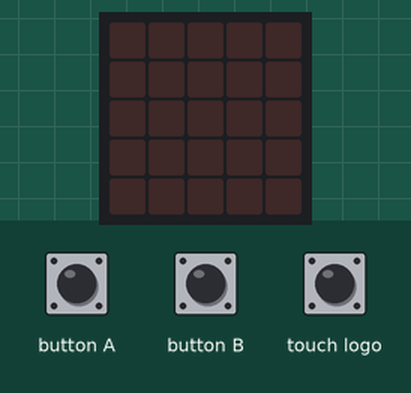
Simulated run of this program. Board: BBC micro:bit (MakeCode). Shown: the board's 5×5 LED display. The test bench sets the inputs (shaded band).

Above: at 1.2 s.
1.3 s: button A pressed for 0.15 s
At 1.9 s:
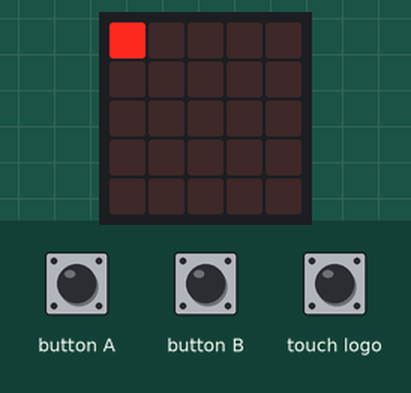
2.9 s: button B pressed for 0.15 s
At 4.2 s:
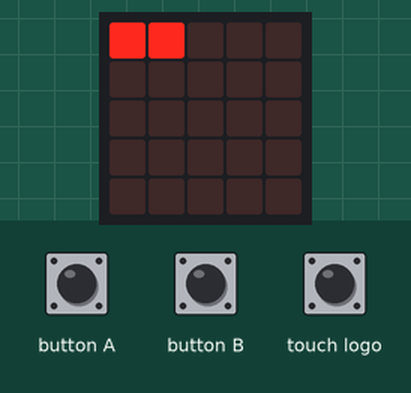
4.5 s: button A pressed for 0.15 s
At 5.6 s:
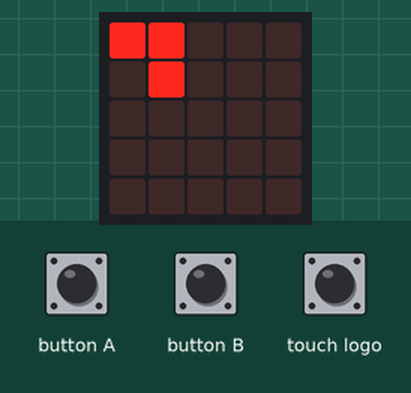
6.1 s: button B pressed for 0.15 s
At 6.8 s:
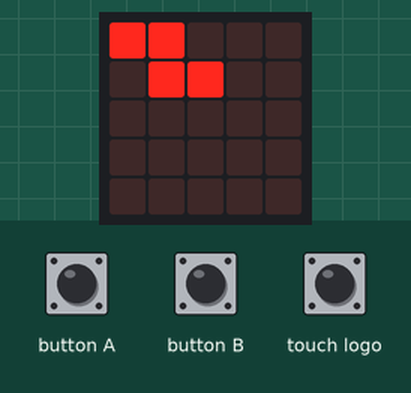
7.7 s: button A pressed for 0.15 s
At 9.0 s:
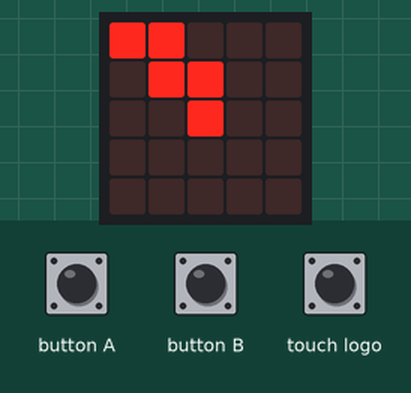
9.3 s: button B pressed for 0.15 s
At 10.4 s:
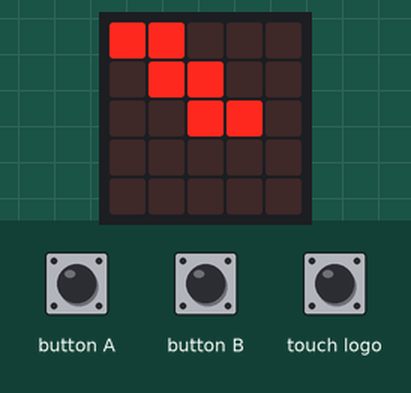
Timing chart, 0 to 11.9 s (numbered marks = the images above; inputs shaded):
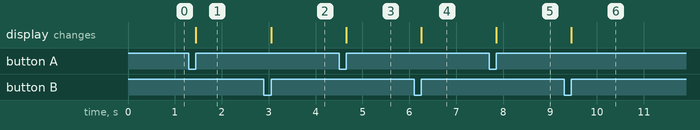

The program:

main.ts
```typescript
let x = 0
let y = 0
input.onButtonPressed(Button.A, function on_button_pressed_a() {

    led.plot(x, y)
    x += 1
})
input.onButtonPressed(Button.B, function on_button_pressed_b() {

    led.plot(x, y)
    y += 1
})
input.onLogoEvent(TouchButtonEvent.Touched, function on_logo_touched() {


    x = 0
    y = 0
})
```

test.ts
```typescript
// aquí va el archivo "tests"; esto no se compilará cuando este paquete se utilice como una extensión.
```

Measured:
- after the input at 1.3 s, the display: changes after 0.15 s (image 1)
- after the input at 2.9 s, the display: changes after 0.15 s (image 2)
- after the input at 4.5 s, the display: changes after 0.15 s (image 3)
- after the input at 6.1 s, the display: changes after 0.15 s (image 4)
- after the input at 7.7 s, the display: changes after 0.15 s (image 5)
- after the input at 9.3 s, the display: changes after 0.15 s (image 6)
